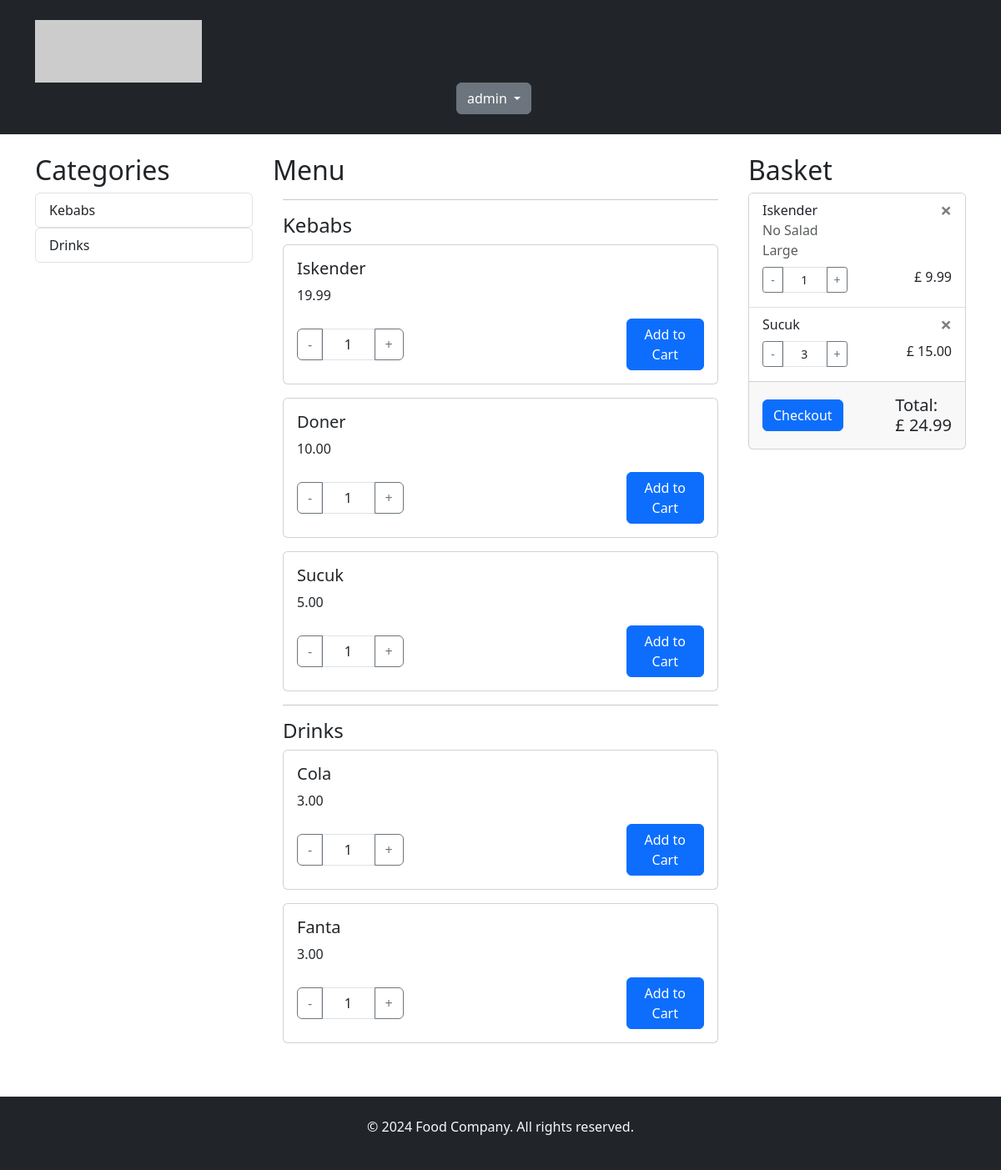
The app's page / (signed in) with its own data.
### orders/models.py (models this page shows, shortened)
class Category(models.Model):
    name = models.CharField(max_length=100)
    created_at = models.DateTimeField(default=timezone.now)
    updated_at = models.DateTimeField(auto_now=True)

class Item(models.Model):
    name = models.CharField(max_length=100)
    description = models.TextField(blank=True, null=True)
    price = models.DecimalField(max_digits=10, decimal_places=2)
    isAvailable = models.BooleanField(default=1)
    photo = models.ImageField(blank=True, null=True)
    category = models.ForeignKey(Category, on_delete=models.CASCADE, related_name='items')
    hasOption = models.BooleanField(default=0)
    created_at = models.DateTimeField(default=timezone.now)
    updated_at = models.DateTimeField(auto_now=True)

class Basket(models.Model):
    user = models.ForeignKey(User, on_delete=models.CASCADE)
    item = models.ForeignKey(Item, on_delete=models.CASCADE)
    quantity = models.PositiveIntegerField(default=1)
    option = models.ManyToManyField(OptionDetail)
    created_at = models.DateTimeField(auto_now_add=True, null=True)
    updated_at = models.DateTimeField(auto_now=True, null=True)

class OptionDetail(models.Model):
    parent_option = models.ForeignKey(Option, on_delete=models.CASCADE)
    parent_menuItem = models.ForeignKey(Item, on_delete=models.CASCADE, null=True, blank=True)
    optionDetail_name = models.CharField(max_length=255, null=True, blank=True)
    price = models.DecimalField(max_digits=10, decimal_places=2, null=True, blank=True,
                                help_text="If Parent menuItem selected, leave this area blank!")
    created_at = models.DateTimeField(auto_now_add=True)
    updated_at = models.DateTimeField(auto_now=True)

### orders/views.py (the view)
# urls.py: path('', home_view, name='home'),
def home_view(request):
    categories = Category.objects.all()
    options = Option.objects.all()
    category_items = {}
    for category in categories:
        items = Item.objects.filter(category=category)
        category_items[category] = items
    basket_items = []
    if request.user.is_authenticated:
        basket_items = Basket.objects.filter(user=request.user)
        for item in basket_items:
            item_price = item.item.price
            if item.option.exists():
                option_details = item.option.all()
                for option in option_details:
                    if option.price:
                        if option.parent_menuItem:
                            item_price += option.price
                        else:
                            item_price = option.price
            item.total_price = item_price * item.quantity
    checkout_price= sum(item.total_price for item in basket_items)
    checkout_price = round(Decimal(checkout_price), 2) if checkout_price else Decimal('0.00')
    context = {
        'categories': categories,
        'category_items': category_items,
        'basket_items': basket_items if request.user.is_authenticated else None,
        'options': options,
        'checkout_price': checkout_price
    }
    return render(request, 'home.html', context)

### templates/home.html (shortened to what this page needs)
{% extends "base.html" %}
{% load static %}
{% block content %}
    <div class="container">
        <div class="row">
            <div class="col-md-3 mt-4">
                <h2>Categories</h2>
                {% for category in categories %}
                <div class="list-group" id="categories">
                    <a href="#{{ category.name }}" class="list-group-item list-group-item-action">{{ category.name }}</a>
                </div>
                {% endfor %}
            </div>
            <div class="col-md-6 mt-4">
                <h2>Menu</h2>
                {% for category in categories %}
                <div class="container category" id="{{ category.name }}">
                    <hr>
                    <h4>{{ category.name }}</h4>
                    {% for item in category.items.all %}
                    <div class="card mb-3">
                        <div class="card-body">
                            <h5 class="card-title">{{ item.name }}</h5>
                            <p class="card-text">{{ item.price }}</p>
                            <form method="post" id="add-to-cart-form-{{ item.id }}">
                                <div class="d-flex align-items-center">
                                    <div class="input-group quantity-group">
                                        <div class="input-group-prepend">
                                            <button type="button" class="btn btn-outline-secondary decrement-btn" data-item-id="{{ item.id }}">-</button>
                                        </div>
                                        <input type="number" name="quantity" class="col-2 form-control text-center quantity-input" value="1" id="quantity-input-{{ item.id }}">
                                        <div class="input-group-append">
                                            <button type="button" class="btn btn-outline-secondary increment-btn" data-item-id="{{ item.id }}">+</button>
                                        </div>
                                    </div>
                                    <button type="button" class="btn btn-primary add-to-cart-btn ml-2" data-item-id="{{ item.id }}" data-option-status="{{ item.hasOption }}" data-item-name="{{ item.name }}">Add to Cart</button>
                                </div>
                            </form>
                        </div>
                    </div>
                    {% endfor %}
                </div>
                {% endfor %}
            </div>
            <div class="col-md-3 mt-4">
                <h2>Basket</h2>
                <div class="card">
                    <ul class="list-group list-group-flush" id="basket-items">
                        {% include 'basket_items.html' %}
                    </ul>
                    <div class="card-footer d-flex justify-content-between align-items-center">
                        <a href="#" class="btn btn-primary">Checkout</a>
                        <h5 class="card-title mt-2 ml-1">Total: <br>£ {{ checkout_price }}</h5>
                    </div>
                </div>
            </div>
        </div>
    </div>
{% endblock %}

### templates/base.html (shortened to what this page needs)
<!DOCTYPE html>
<html lang="en">
<head>
    <link rel="stylesheet" href="https://stackpath.bootstrapcdn.com/bootstrap/4.5.2/css/bootstrap.min.css">
</head>
<body>
    <header class="bg-dark text-light py-4">
        <div class="container">
            <div class="row align-items-center">
                <div class="col">
                    <a href="{% url 'home' %}">
                        <img src="https://picsum.photos/200/75" alt="Food Company Logo" class="img-fluid">
                    </a>
                </div>
                {% if user.is_authenticated %}
                <div class="text-center">
                    <div class="dropdown">
                        <button class="btn btn-secondary dropdown-toggle mr-3" type="button" id="dropdownMenuButton" data-bs-toggle="dropdown" aria-haspopup="true" aria-expanded="false">
                            {{ user.username }}
                        </button>
                    </div>
                </div>
                {% endif %}
            </div>
        </div>
    </header>
    {% block content %}{% endblock %}
    <footer class="bg-dark text-light py-4 mt-5">
        <div class="container text-center">
            <p>&copy; 2024 Food Company. All rights reserved.</p>
        </div>
    </footer>
    <link href="https://cdn.jsdelivr.net/npm/bootstrap@5.3.3/dist/css/bootstrap.min.css" rel="stylesheet">
</body>
</html>

### templates/basket_items.html
{% for basket_item in basket_items %}
<li class="list-group-item">
    <div class="row">
        <div class="col-10">
            <span>{{ basket_item.item.name }}</span>
        </div>
        <div class="col-2 text-right">
            <button type="button" class="close delete-btn" aria-label="Close" data-item-id="{{ basket_item.id }}">
                <span aria-hidden="true">&times;</span>
            </button>
        </div>
    </div>
    {% if basket_item.option.all %}
        {% for option in basket_item.option.all %}
            <div class="row">
                <div class="col-12 option-name text-muted">
                    {{ option.optionDetail_name }}
                </div>
            </div>
        {% endfor %}
    {% endif %}
    <div class="row mt-2">
        <div class="col-4 col-md-6">
            <div class="input-group input-group-sm">
                <div class="input-group-prepend">
                    <button class="btn btn-outline-secondary text-center decrement-btn-basket" type="button" data-item-id="{{ basket_item.id }}" style="width: 25px;">-</button>
                </div>
                <input type="number" name="quantity" class="form-control text-center quantity-input" data-item-id="{{ basket_item.id }}" value="{{ basket_item.quantity }}" id="quantity-input-{{ basket_item.id }}">
                <div class="input-group-append">
                    <button class="btn btn-outline-secondary text-center increment-btn-basket" type="button" data-item-id="{{ basket_item.id }}" style="width: 25px;">+</button>
                </div>
            </div>
        </div>
        <div class="col-6 d-flex justify-content-end align-items-center">
            <p class="">£ {{ basket_item.total_price|floatformat:2 }}</p>
        </div>
    </div>
</li>
{% endfor %}

### records on screen
Category: name "Kebabs"
Category: name "Drinks"
Item: name "Iskender", price "19.99"
Item: name "Doner", price "10.00"
Item: name "Sucuk", price "5.00"
Item: name "Cola", price "3.00"
Item: name "Fanta", price "3.00"
Basket: item.name "Iskender", quantity "1", total_price "9.99"
OptionDetail: optionDetail_name "No Salad"
OptionDetail: optionDetail_name "Large"
Basket: item.name "Sucuk", quantity "3", total_price "15.00"

### other values on screen
{{ user.username }} "admin"
{{ checkout_price }} "24.99"
